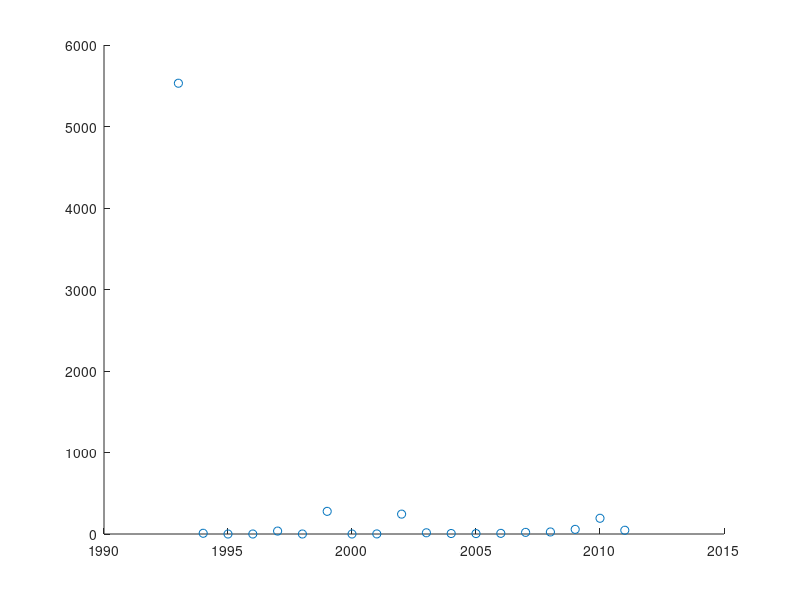

The MATLAB script that drew this image:
format long

R = [
       
        [557 0 0 0 0 0 0 0 0 0 15 0 0 1 13 0 22 0 0]; 
        [346 9 0 0 36 0 0 0 1 14 0 4 0 3 6 0 23 135 0]; 
        [204 0 0 0 0 0 0 0 0 0 0 2 4 0 1 0 9 57 0]; 
        [4047 0 0 0 0 0 0 0 0 0 0 0 0 0 0 0 0 0 0]; 
        [18 0 0 0 0 0 0 0 0 0 0 0 1 4 0 8 0 1 46];
        [318 0 0 0 0 0 0 0 0 230 0 0 0 0 0 17 3 0 0]; 
        [41 0 0 0 0 0 278 0 0 0 0 0 0 0 0 0 0 0 0];
        [5531	9	0	0	36	0	278	0	1	244	15	6	5	8	20	25	57	193	46]
        
    ];

[E, s, L] = princomp(R);
Ev = E(:,1:2);
X = R * Ev;
disp('Matrika X');
disp(X);

y = X(:,2);
x = X(:,1);

scatter(x,y,'filled');

len = size(R);
len = len(1);
for i = 1:len
	scatter([1993 1994 1995 1996 1997 1998 1999 2000 2001 2002 2003 2004 2005 2006 2007 2008 2009 2010 2011],R(i,:));
end
